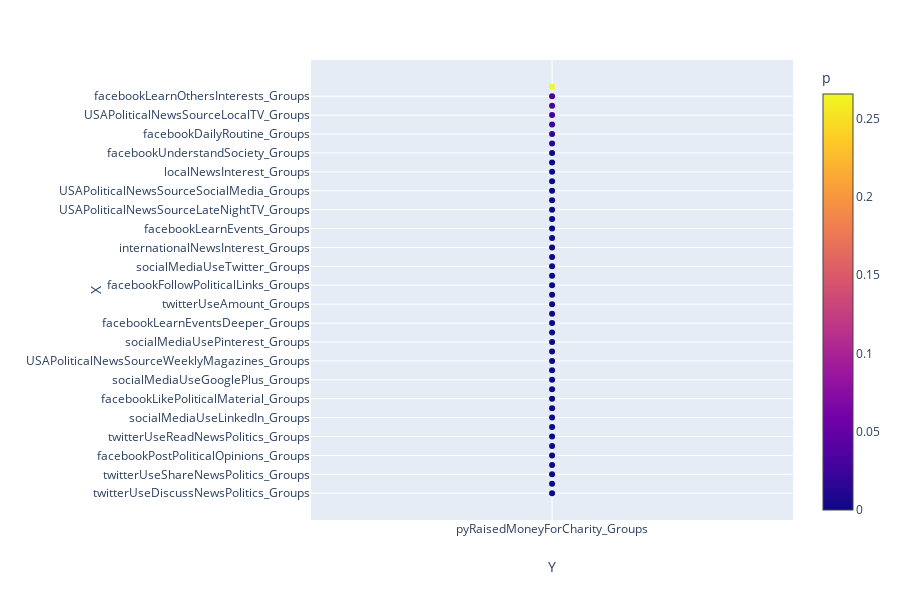

This figure's notebook cell:
### Code cell
fig = px.scatter(RaisedMoneyForCharity_media, x="Y", y="X", color="p",
                 hover_name="X", size_max=60)
fig.update_xaxes(type='category')
fig.show()

### Figure 1 — Plotly figure (JSON) as saved in the notebook; plotly's stock layout.template omitted (floating-point values rounded to 4 significant figures)
{"data": [{"hoverlabel": {"namelength": 0}, "hovertemplate": "<b>%{hovertext}</b><br><br>Y=%{x}<br>X=%{y}<br>p=%{marker.color}", "hovertext": ["twitterUseDiscussNewsPolitics_Groups", "socialMediaUseFoursquare_Groups", "twitterUseShareNewsPolitics_Groups", "facebookEncouragePoliticalAction_Groups", "facebookPostPoliticalOpinions_Groups", "facebookEncourageVote_Groups", "twitterUseReadNewsPolitics_Groups", "socialMediaUseMyspace_Groups", "socialMediaUseLinkedIn_Groups", "facebookPostPoliticalLinks_Groups", "facebookLikePoliticalMaterial_Groups", "facebookRepostPoliticalMaterial_Groups", "socialMediaUseGooglePlus_Groups", "socialMediaUseReddit_Groups", "USAPoliticalNewsSourceWeeklyMagazines_Groups", "facebookLearnOpposingViewpoints_Groups", "socialMediaUsePinterest_Groups", "politicalNewsInterest_Groups", "facebookLearnEventsDeeper_Groups", "facebookLearnEventsBeforeNews_Groups", "twitterUseAmount_Groups", "USAPoliticalNewsSourceRadio_Groups", "facebookFollowPoliticalLinks_Groups", "socialMediaUseInstagram_Groups", "socialMediaUseTwitter_Groups", "nationalNewsInterest_Groups", "internationalNewsInterest_Groups", "USAPoliticalNewsSourceDailyNewspapers_Groups", "facebookLearnEvents_Groups", "USAPoliticalNewsSourceComedyTV_Groups", "USAPoliticalNewsSourceLateNightTV_Groups", "USAPoliticalNewsCableTV_Groups", "USAPoliticalNewsSourceSocialMedia_Groups", "USAPoliticalNewsSourceNetworkTV_Groups", "localNewsInterest_Groups", "facebookUseAmount_Groups", "facebookUnderstandSociety_Groups", "socialMediaUseYouTube_Groups", "facebookDailyRoutine_Groups", "facebookUpsetIfShutdown_Groups", "USAPoliticalNewsSourceLocalTV_Groups", "facebookOutOfTouchIfNotUsed_Groups", "facebookLearnOthersInterests_Groups", "socialMediaUseFacebook_Groups"], "legendgroup": "", "marker": {"color": [2.71e-20, 1.555e-19, 1.296e-18, 1.826e-18, 7.654e-18, 1.854e-17, 2.788e-17, 3.205e-17, 1.402e-16, 2.253e-16, 2.872e-15, 1.305e-14, 3.911e-14, 1.513e-13, 3.898e-13, 1.095e-12, 9.583e-11, 1.203e-10, 1.592e-10, 2.721e-10, 8.664e-10, 1.532e-09, 1.758e-09, 2.667e-09, 6.43e-08, 7.738e-08, 2.509e-07, 2.723e-07, 3.691e-07, 9.125e-07, 6.5e-06, 7.073e-06, 1.168e-05, 5.747e-05, 0.0001644, 0.0002343, 0.0002774, 0.01347, 0.02003, 0.02241, 0.02668, 0.02918, 0.03113, 0.2656], "coloraxis": "coloraxis", "symbol": "circle"}, "mode": "markers", "name": "", "showlegend": false, "type": "scatter", "x": ["pyRaisedMoneyForCharity_Groups", "pyRaisedMoneyForCharity_Groups", "pyRaisedMoneyForCharity_Groups", "pyRaisedMoneyForCharity_Groups", "pyRaisedMoneyForCharity_Groups", "pyRaisedMoneyForCharity_Groups", "pyRaisedMoneyForCharity_Groups", "pyRaisedMoneyForCharity_Groups", "pyRaisedMoneyForCharity_Groups", "pyRaisedMoneyForCharity_Groups", "pyRaisedMoneyForCharity_Groups", "pyRaisedMoneyForCharity_Groups", "pyRaisedMoneyForCharity_Groups", "pyRaisedMoneyForCharity_Groups", "pyRaisedMoneyForCharity_Groups", "pyRaisedMoneyForCharity_Groups", "pyRaisedMoneyForCharity_Groups", "pyRaisedMoneyForCharity_Groups", "pyRaisedMoneyForCharity_Groups", "pyRaisedMoneyForCharity_Groups", "pyRaisedMoneyForCharity_Groups", "pyRaisedMoneyForCharity_Groups", "pyRaisedMoneyForCharity_Groups", "pyRaisedMoneyForCharity_Groups", "pyRaisedMoneyForCharity_Groups", "pyRaisedMoneyForCharity_Groups", "pyRaisedMoneyForCharity_Groups", "pyRaisedMoneyForCharity_Groups", "pyRaisedMoneyForCharity_Groups", "pyRaisedMoneyForCharity_Groups", "pyRaisedMoneyForCharity_Groups", "pyRaisedMoneyForCharity_Groups", "pyRaisedMoneyForCharity_Groups", "pyRaisedMoneyForCharity_Groups", "pyRaisedMoneyForCharity_Groups", "pyRaisedMoneyForCharity_Groups", "pyRaisedMoneyForCharity_Groups", "pyRaisedMoneyForCharity_Groups", "pyRaisedMoneyForCharity_Groups", "pyRaisedMoneyForCharity_Groups", "pyRaisedMoneyForCharity_Groups", "pyRaisedMoneyForCharity_Groups", "pyRaisedMoneyForCharity_Groups", "pyRaisedMoneyForCharity_Groups"], "xaxis": "x", "y": ["twitterUseDiscussNewsPolitics_Groups", "socialMediaUseFoursquare_Groups", "twitterUseShareNewsPolitics_Groups", "facebookEncouragePoliticalAction_Groups", "facebookPostPoliticalOpinions_Groups", "facebookEncourageVote_Groups", "twitterUseReadNewsPolitics_Groups", "socialMediaUseMyspace_Groups", "socialMediaUseLinkedIn_Groups", "facebookPostPoliticalLinks_Groups", "facebookLikePoliticalMaterial_Groups", "facebookRepostPoliticalMaterial_Groups", "socialMediaUseGooglePlus_Groups", "socialMediaUseReddit_Groups", "USAPoliticalNewsSourceWeeklyMagazines_Groups", "facebookLearnOpposingViewpoints_Groups", "socialMediaUsePinterest_Groups", "politicalNewsInterest_Groups", "facebookLearnEventsDeeper_Groups", "facebookLearnEventsBeforeNews_Groups", "twitterUseAmount_Groups", "USAPoliticalNewsSourceRadio_Groups", "facebookFollowPoliticalLinks_Groups", "socialMediaUseInstagram_Groups", "socialMediaUseTwitter_Groups", "nationalNewsInterest_Groups", "internationalNewsInterest_Groups", "USAPoliticalNewsSourceDailyNewspapers_Groups", "facebookLearnEvents_Groups", "USAPoliticalNewsSourceComedyTV_Groups", "USAPoliticalNewsSourceLateNightTV_Groups", "USAPoliticalNewsCableTV_Groups", "USAPoliticalNewsSourceSocialMedia_Groups", "USAPoliticalNewsSourceNetworkTV_Groups", "localNewsInterest_Groups", "facebookUseAmount_Groups", "facebookUnderstandSociety_Groups", "socialMediaUseYouTube_Groups", "facebookDailyRoutine_Groups", "facebookUpsetIfShutdown_Groups", "USAPoliticalNewsSourceLocalTV_Groups", "facebookOutOfTouchIfNotUsed_Groups", "facebookLearnOthersInterests_Groups", "socialMediaUseFacebook_Groups"], "yaxis": "y"}], "layout": {"coloraxis": {"colorbar": {"title": {"text": "p"}}, "colorscale": [[0, "#0d0887"], [0.1111, "#46039f"], [0.2222, "#7201a8"], [0.3333, "#9c179e"], [0.4444, "#bd3786"], [0.5556, "#d8576b"], [0.6667, "#ed7953"], [0.7778, "#fb9f3a"], [0.8889, "#fdca26"], [1, "#f0f921"]]}, "height": 600, "legend": {"tracegroupgap": 0}, "margin": {"t": 60}, "xaxis": {"anchor": "y", "domain": [0, 0.98], "title": {"text": "Y"}, "type": "category"}, "yaxis": {"anchor": "x", "domain": [0, 1], "title": {"text": "X"}}}}
